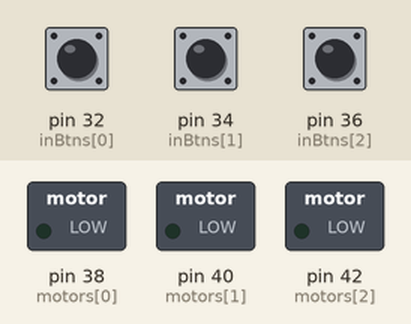
A sketch run on a simulated Arduino Mega 2560, built with avr-gcc and run on an emulated ATmega2560. Parts: switched loads named in the sketch (green lamp = pin HIGH). Inputs (shaded band) come from the test bench; at power-on: pin 32 (inBtns[0]) LOW, pin 34 (inBtns[1]) LOW, pin 36 (inBtns[2]) LOW.

Above: at 1.2 s.
1.3 s: pin 32 (inBtns[0]) pulled HIGH for 3.2 s
At 3.7 s:
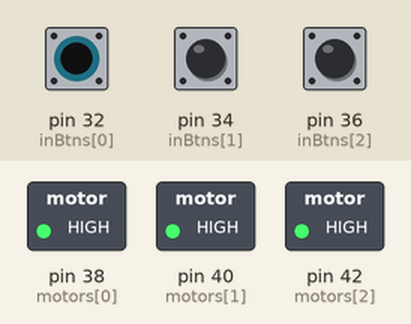
6.0 s: pin 34 (inBtns[1]) pulled HIGH for 0.15 s
At 6.6 s:
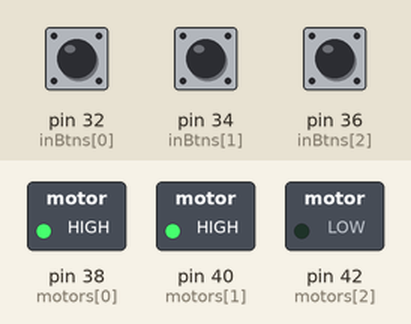
7.6 s: pin 34 (inBtns[1]) pulled HIGH for 1 s
At 8.3 s:
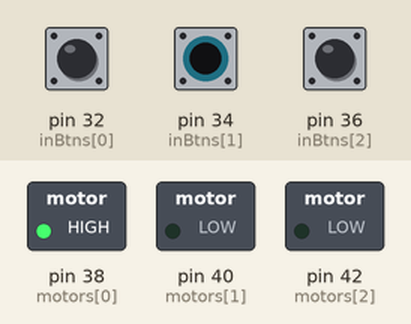
Timing chart, 0 to 10.6 s (numbered marks = the images above; inputs shaded):
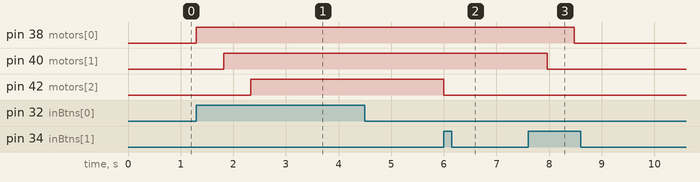

The sketch:

practica7.ino
```cpp
int inBtns[] = {32,34,36};
int motors[] = {38,40,42};

int count = 0;

void checkMotorsStates();

void setup(){
  for(int i = 0; i < 3; i++){
    pinMode(inBtns[i], INPUT);
    pinMode(motors[i], OUTPUT);
  }
}


void loop(){
  checkMotorsStates();
}

void checkMotorsStates(){
  if(digitalRead(inBtns[2])){
    digitalWrite(motors[0], LOW);
    digitalWrite(motors[1], LOW);
    digitalWrite(motors[2], LOW);
    count = 0;
  }else{
    if(digitalRead(inBtns[1])){
      count = count > 0 ? count - 1 : 0;
    }else if(digitalRead(inBtns[0])){
      count = count < 1000 ? count + 1 : 1000;
    }
    digitalWrite(motors[0], count >  0    ? HIGH : LOW);
    digitalWrite(motors[1], count >  500  ? HIGH : LOW);
    digitalWrite(motors[2], count >= 1000 ? HIGH : LOW);
  }
  delay(1);
}
```

Measured:
- after the input at 1.3 s, pin 38 (motors[0]): LOW → HIGH at once; pin 40 (motors[1]): LOW → HIGH after 0.52 s; pin 42 (motors[2]): LOW → HIGH after 1.0 s
- after the input at 6.0 s, pin 42 (motors[2]): HIGH → LOW at once
- after the input at 7.6 s, pin 38 (motors[0]): HIGH → LOW after 0.88 s; pin 40 (motors[1]): HIGH → LOW after 0.36 s
